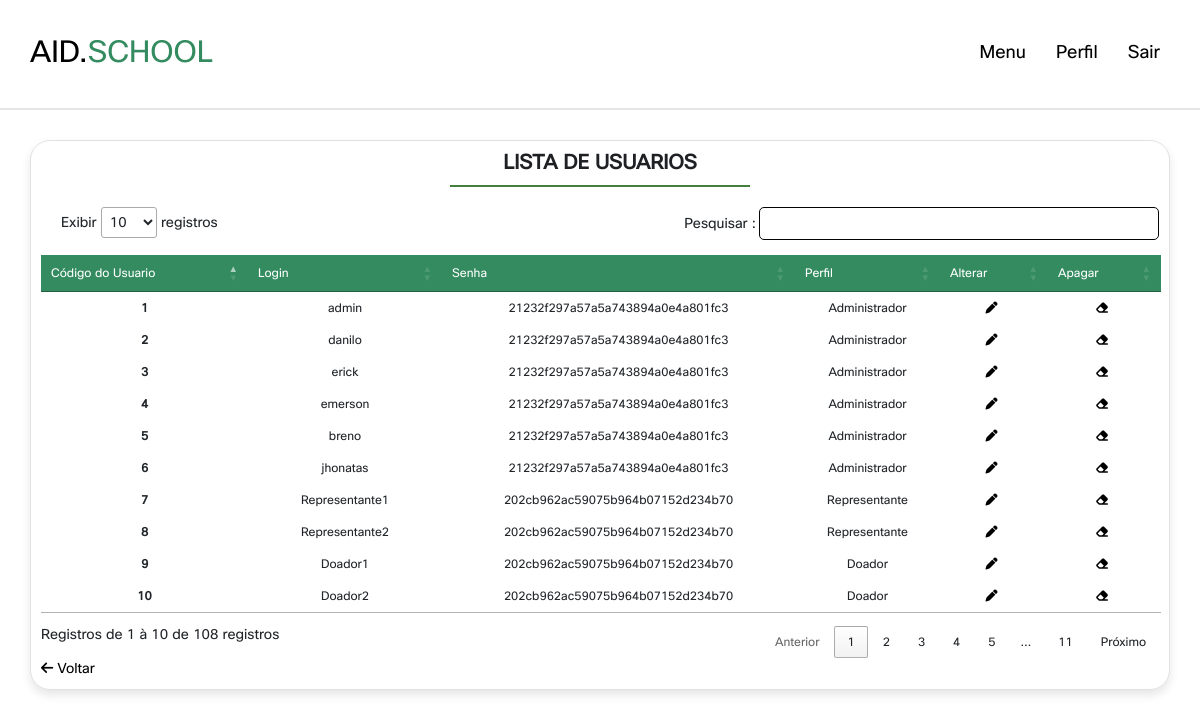
/VIEW/ListarUsuario.php (signed in), run on the app's committed database.
### tables this page shows
CREATE TABLE IF NOT EXISTS `usuario` (
  `idusuario` INT(10) NOT NULL AUTO_INCREMENT,
  `login` VARCHAR(60) NOT NULL,
  `senha` VARCHAR(60) NOT NULL,
  `idperfil` INT(10) NOT NULL,
  PRIMARY KEY (`idusuario`),
  UNIQUE INDEX `login_UNIQUE` (`login` ASC),
  INDEX `fk_usuario_perfil1_idx` (`idperfil` ASC),
  CONSTRAINT `fk_usuario_perfil1`
    FOREIGN KEY (`idperfil`)
    REFERENCES `perfil` (`idperfil`)
    ON DELETE CASCADE
    ON UPDATE CASCADE);

CREATE TABLE IF NOT EXISTS `perfil` (
  `idperfil` INT(10) NOT NULL AUTO_INCREMENT,
  `descricao` VARCHAR(60) NOT NULL,
  PRIMARY KEY (`idperfil`));

### DAO/CONEXAO/CONEXAO.php (called while the page is built)
<?php
abstract class CONEXAO {
    private static $instance;
    public static function getInstance() {
        try {
            if (!isset(self::$instance)) {
                self::$instance = new PDO("mysql:host=localhost;dbname=dbdoar;charset=UTF8", "root", "");
                self::$instance->setAttribute(PDO::ATTR_ERRMODE, PDO::ERRMODE_EXCEPTION);
            }
            return self::$instance;
        } catch (PDOException $exc) {
            echo "Erro ao conectar o banco de dados :" . $exc->getMessage();
        }
    }
}
?>

### DAO/UsuarioDAO.php (called while the page is built, shortened)
<?php
require_once 'CONEXAO/CONEXAO.php';
class UsuarioDAO
{
    public $pdo = null;
    public function __construct()
    {
        $this->pdo = Conexao::getInstance();
    }
    public function Pesquisar2()
    {
        try {
            $sql = "select * from usuario as u, perfil as p where u.idPerfil = p.idPerfil;";
            $execucao = $this->pdo->prepare($sql);
            $execucao->execute();
            $pesquisa = $execucao->fetchALL(PDO::FETCH_ASSOC);
            return $pesquisa;
        } catch (PDOException $exc) {
            echo $exc->getMessage();
        }
    }
}

### VIEW/ListarUsuario.php (the view, shortened to what this page needs)
<?php
require_once '../DAO/UsuarioDAO.php';
$UsuarioDAO = new UsuarioDAO;
$resultado = $UsuarioDAO->Pesquisar2();
?>
<!DOCTYPE html>
<html>
<head>
    <link rel="stylesheet" href="https://cdnjs.cloudflare.com/ajax/libs/font-awesome/6.0.0/css/all.min.css">
    <link rel="stylesheet" href="https://cdnjs.cloudflare.com/ajax/libs/bootstrap/4.6.1/css/bootstrap.min.css">
    <link rel="stylesheet" href="../CSS/Lista.css">
    <link rel="stylesheet" href="../CSS/NavbarperfilAdm.css">
    <link rel="stylesheet" type="text/css" href="//cdn.datatables.net/1.10.7/css/jquery.dataTables.css">
</head>
<body>
    <?php
    include '../VIEW/NavbarperfilAdm.php';
    ?>
    <div class="containerlistar">
        <h1 class="heading">Lista de Usuarios </h1>
        <table id='dataTable'>
            <thead>
                <tr>
                    <td>Código do Usuario</td>
                    <td>Login</td>
                    <td>Senha</td>
                    <td>Perfil</td>
                    <td>Alterar</td>
                    <td>Apagar</td>
                </tr>
            </thead>
            <tbody>
                <?php
                foreach ($resultado as $r) {
                    echo "<tr>";
                    echo "<td>{$r["idusuario"]}</td>";
                    echo "<td>{$r["login"]}</td>";
                    echo "<td>{$r["senha"]}</td>";
                    echo "<td>{$r["descricao"]}</td>";
                    echo "<td><a href='../VIEW/FormAlterarUsuario.php?id={$r["idusuario"]}'><i class='fas fa-pen'></i></a></td>";
                    echo "<td><a href='../CONTROLLER/ApagarUsuario.php?id={$r["idusuario"]}' onclick='return confirmarApagar(event, {$r["idusuario"]})'><i class='fas fa-eraser'></i></a></td>";
                    echo "</tr>";
                }
                ?>
            </tbody>
        </table>
        <a href="InicioAdm.php" class="left-button">
            <i class="fas fa-arrow-left"></i> Voltar
        </a>
    </div>
</body>
</html>

### CSS/lista.css (style rules this page uses)
:root { --COR1:#43803E; --COR2:#6BCC62; --COR3:#145a0e; --COR4:#338b5f; --COR7:#1F2024; --font-Opensans: Open Sans, sans-serif; --font-Cisco-bold: font-CiscoSans; --font-Cisco-regular: font-CiscoSans2; --border:.2rem solid rgba(0,0,0,.1); --box-shadow:0 .5rem 1rem rgba(0,0,0,.1); }
.heading { text-align: center; font-size: 2rem; color: var(--COR7); text-transform: uppercase; font-weight: bolder; margin-bottom: rem; }
.heading::after { content: ""; display: block; width: 300px; height: 2px; background-color: var(--COR1); margin: 0 auto; margin-top: 10px; margin-bottom: 0px; }
a.left-button { text-decoration: none; color:black; }
.containerlistar { width: 95%; font-size: 14px; margin: 140 auto; padding: 10px; border: 1px solid #0000001e; border-collapse: collapse; border-radius: 20px; box-shadow:var(--box-shadow) ; }
table { width: 80%; margin-top: 0px; text-align: center; font-size: 12px; }
thead { background-color: var(--COR4); color:white; }
tbody td { padding: 10px; }
tbody td:first-child { font-weight: bold; border-collapse: collapse; }
tbody a { text-decoration: none; color: #000000; }
tbody i { margin-right: 5px; }

### CSS/NavbarperfilAdm.css (style rules this page uses)
:root { --COR1:#43803E; --COR2:#6BCC62; --COR3:#145a0e; --COR4:#338b5f; --COR7:#1F2024; --COR8:#ffffff; --COR10:#e7e7e7; --COR11:#024059; --COR12:#026873; --COR13:#0CABA8; --COR14:#015958; --COR15:#F28157; --COR16:#DB8244; --COR17:#FF9A75; --COR18:#BF6545; --font-Opensans: Open Sans, sans-serif; --font-Cisco-bold: font-CiscoSans; --font-Cisco-regular: font-CiscoSans2; --border:.2rem solid rgba(0,0,0,.1); --box-shadow:0 .5rem 1rem rgba(0,0,0,.1); }
* { font-family: var(--font-Cisco-regular); margin:0; padding:0; box-sizing: border-box; outline: none; border:none; text-decoration: none !important; }
html { font-size: 62.5%; }

### data on the page
usuario: idusuario "1", login "admin", senha "21232f297a57a5a743894a0e4a801fc3", idperfil.descricao "Administrador"
usuario: idusuario "2", login "danilo", senha "21232f297a57a5a743894a0e4a801fc3", idperfil.descricao "Administrador"
usuario: idusuario "3", login "erick", senha "21232f297a57a5a743894a0e4a801fc3", idperfil.descricao "Administrador"
usuario: idusuario "4", login "emerson", senha "21232f297a57a5a743894a0e4a801fc3", idperfil.descricao "Administrador"
usuario: idusuario "5", login "breno", senha "21232f297a57a5a743894a0e4a801fc3", idperfil.descricao "Administrador"
usuario: idusuario "6", login "jhonatas", senha "21232f297a57a5a743894a0e4a801fc3", idperfil.descricao "Administrador"
usuario: idusuario "7", login "Representante1", senha "202cb962ac59075b964b07152d234b70", idperfil.descricao "Representante"
usuario: idusuario "8", login "Representante2", senha "202cb962ac59075b964b07152d234b70", idperfil.descricao "Representante"
usuario: idusuario "9", login "Doador1", senha "202cb962ac59075b964b07152d234b70", idperfil.descricao "Doador"
usuario: idusuario "10", login "Doador2", senha "202cb962ac59075b964b07152d234b70", idperfil.descricao "Doador"
